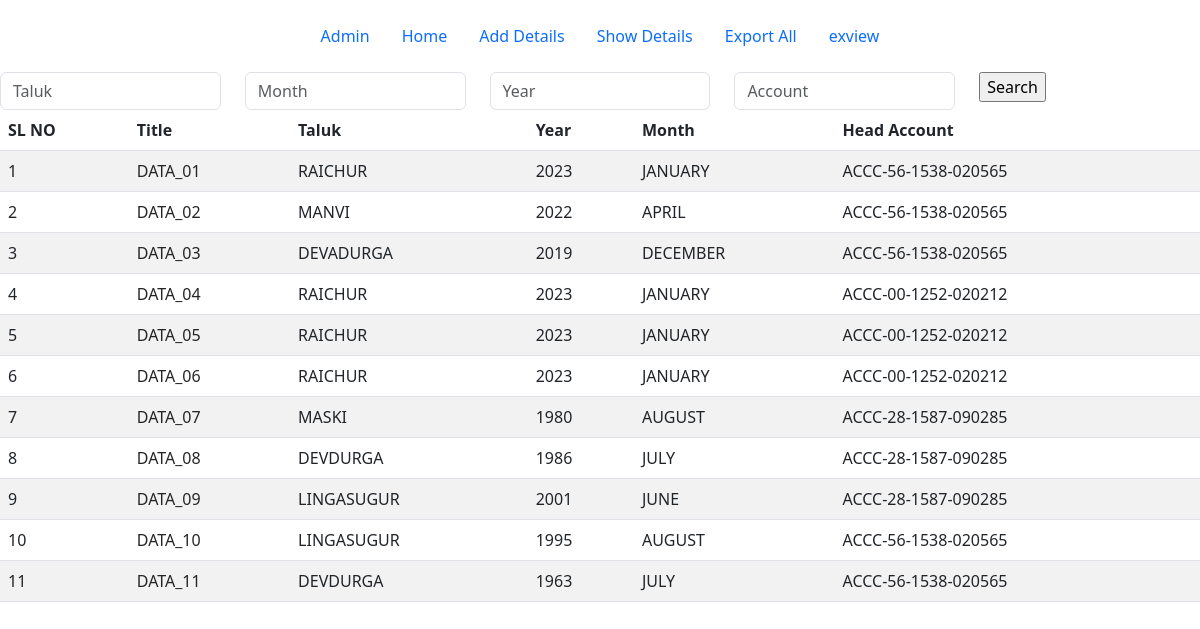
/ShowDetails, run on an earlier commit of the app's database.
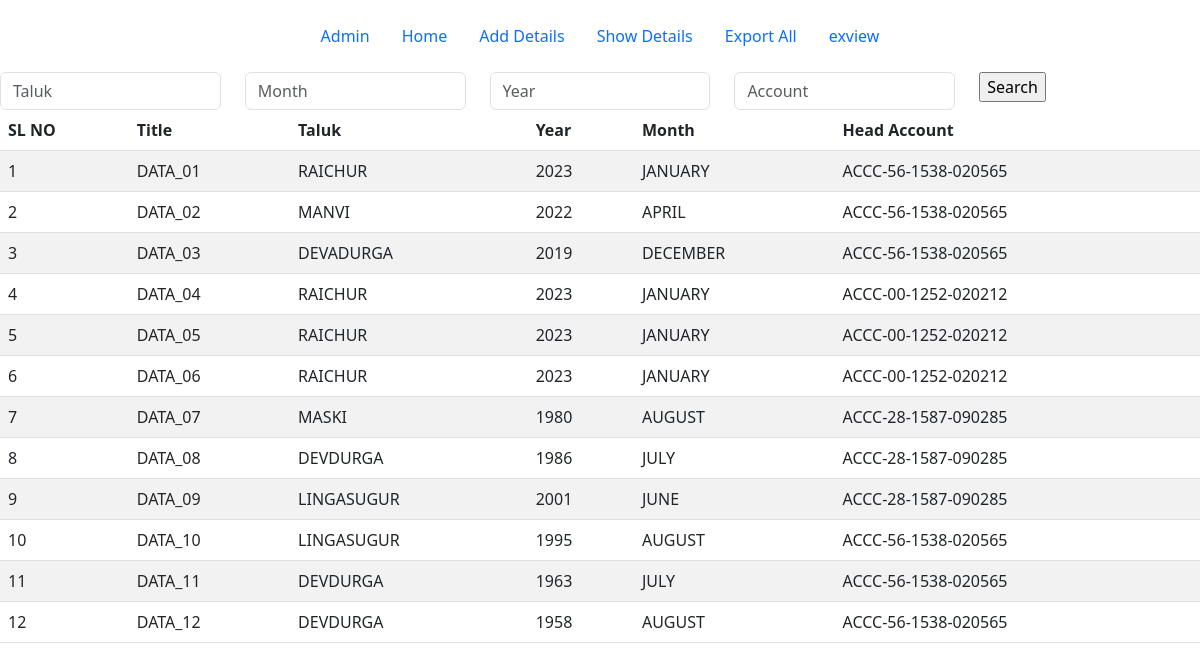
And on a later commit of the database.
### Tabels/models.py (models this page shows, shortened)
class Tabel_Data(models.Model):
    Data_Title          = models.CharField(max_length=200)
    Taluk               = models.CharField(max_length=200)
    Year                = models.IntegerField(('year'), max_length=4, choices=YEAR_CHOICES, default=datetime.datetime.now().year)
    Month               = models.CharField(max_length=200)
    Account             = models.CharField(max_length=200)

### Tabels/views.py (the view)
# urls.py: path('ShowDetails',views.Show_Details, name='ShowDetails'),
def Show_Details(request):
    Details     =   Tabel_Data.objects.all()
    context     =   {'Data':Details}
    return render(request,'ShowDetails.html',context)

### templates/ShowDetails.html (shortened to what this page needs)
{% extends "base.html" %}
{% block search %}
<form action="{% url 'Export_Data' %}" method="GET" >
    <div class="row">
        <div class="col">
            <input type="text" class="form-control" name="TALUK" placeholder="Taluk" aria-label="First name">
        </div>
        <div class="col">
            <input type="text" class="form-control" name="MONTH" placeholder="Month" aria-label="Last name">
        </div>
        <div class="col">
            <input type="text" class="form-control" name="YEAR" placeholder="Year" aria-label="Last name">
        </div>
        <div class="col">
            <input type="text" class="form-control" name="ACC" placeholder="Account" aria-label="Last name">
        </div>
        <div class="col">
            <input type="submit" class="btn-group-sm" value="Search" placeholder="Last name" aria-label="Last name">
        </div>
    </div>
</form>
{% endblock search %}
{% block body %}
<div class="Table_container">
    <table class="table table-striped table-hover">
        <thead>
            <tr>
                <th>SL NO</th>
                <th>Title</th>
                <th>Taluk</th>
                <th>Year</th>
                <th>Month</th>
                <th>Head Account</th>
            </tr>
        </thead>
        <tbody>
            {% for D in Data %}
            <tr>
                <td>{{forloop.counter}}</td>
                <td><a href="/view_Data/{{D.id}}"
                        style="text-decoration: none; color: rgb(37, 37, 37);">{{D.Data_Title}}</a></td>
                <td>{{D.Taluk}}</td>
                <td>{{D.Year}}</td>
                <td>{{D.Month}}</td>
                <td>{{D.Account}}</td>
            </tr>
            {% endfor %}
        </tbody>
    </table>
</div>
{% endblock body %}

### templates/base.html (shortened to what this page needs)
<!DOCTYPE html>
<html lang="en">
<head>
    <link href="https://cdn.jsdelivr.net/npm/bootstrap@5.3.0-alpha1/dist/css/bootstrap.min.css" rel="stylesheet">
</head>
<body>
  <div class="nav-bar_container p-3 ">
    <ul class="nav justify-content-center">
        <li class="nav-item">
          <a class="nav-link " aria-current="page" href="admin/">Admin</a>
        </li>
        <li class="nav-item">
          <a class="nav-link " aria-current="page" href="{% url 'index' %}">Home</a>
        </li>
        <li class="nav-item">
          <a class="nav-link" href="{% url 'Details' %}">Add Details</a>
        </li>
        <li class="nav-item">
          <a class="nav-link" href="{% url 'ShowDetails' %}">Show Details</a>
        </li>
        <li class="nav-item">
          <a class="nav-link " href="{% url 'export' %}">Export All</a>
        </li>
        <li class="nav-item">
          <a class="nav-link" href="{% url 'exview' %}">exview</a>
        </li>
      </ul>
  </div>
    {% block search %}
    {% endblock search %}
    {% block body %}
    {% endblock body %}
</body>
</html>

What changed in the data, as far as the page shows it:
added Tabel_Data: Data_Title "DATA_12", Taluk "DEVDURGA", Year "1958", Month "AUGUST", Account "ACCC-56-1538-020565"
